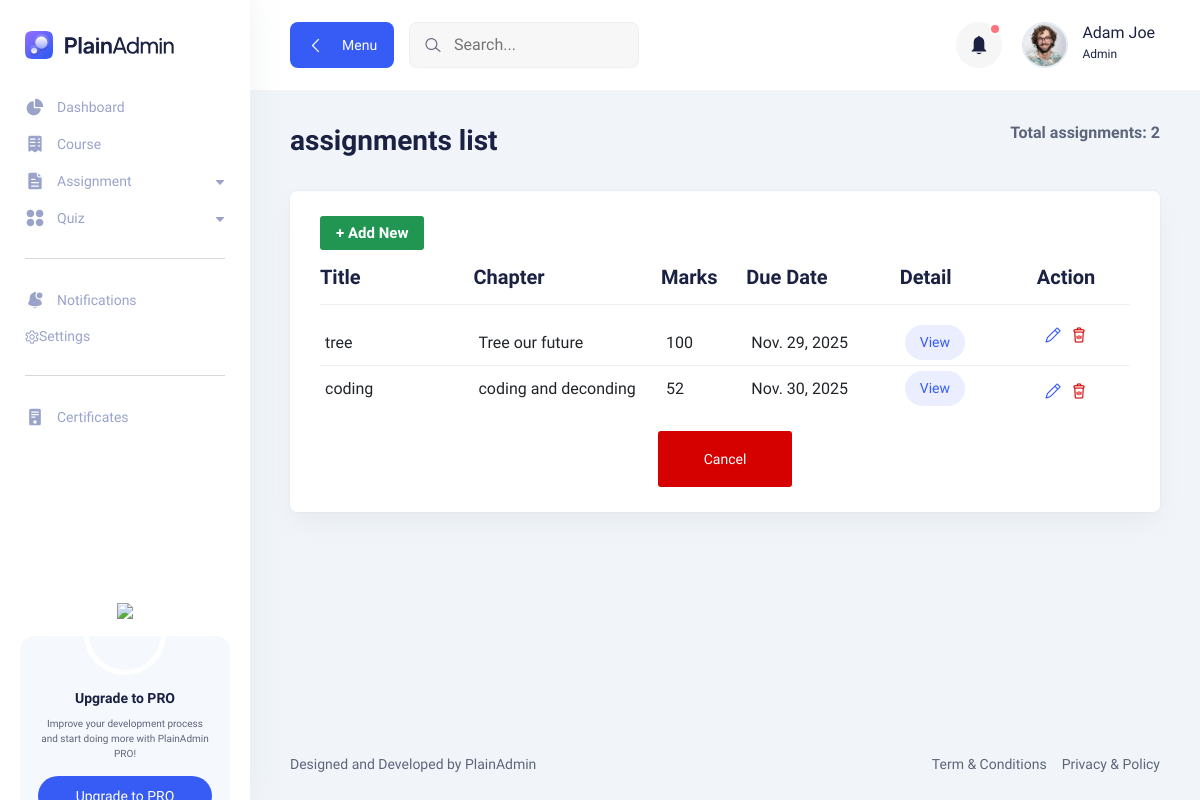
/assignments/, run on the app's committed database.
### learning_hub_app/models.py (models this page shows, shortened)
class Assignment(models.Model):
    chapter = models.ForeignKey('Chapter',on_delete=models.CASCADE,related_name='assignments')
    title = models.CharField(max_length=100)
    description = models.TextField(blank=True,null=True)
    due_date = models.DateField(null=True,blank=True)
    marks = models.PositiveBigIntegerField(default=0)
    file = models.FileField(upload_to='assignments/',blank=True,null=True)

class Chapter(models.Model):
    subject = models.ForeignKey('Subject', on_delete=models.CASCADE, related_name='chapters')
    title = models.CharField(max_length=100)
    number = models.PositiveBigIntegerField(help_text="Chapter order number")
    description = models.TextField(blank=True, null=True)
    content = models.TextField(blank=True, null=True)
    class Meta :
        ordering = ['number']

### learning_hub_app/views.py (the view)
# urls.py: path("assignments/",  assignment_list, name='assignment_list'),
def assignment_list(request):
    assignments = Assignment.objects.select_related('chapter').all()
    return render(request,'assignments/assignments_list.html',{'assignments': assignments})

### learning_hub_app/templates/assignments/assignments_list.html
{% extends 'assignments/basefile.html' %}
{% block body %}
<section class="table-components">
  <div class="container-fluid">
    <div class="title-wrapper pt-30">
      <div class="row align-items-center">
        <div class="col-md-6">
          <div class="title">
            <h2>assignments list</h2>
          </div>
        </div>
        <div class="col-md-6">
          <div class="breadcrumb-wrapper">
            <nav aria-label="breadcrumb">
              <ol class="breadcrumb">
                <p class="total" style="margin: 0; font-weight: bold;">
                  Total assignments: {{ assignments|length }}
                </p>
              </ol>
            </nav>
          </div>
        </div>
      </div>
    </div>
    <div class="tables-wrapper">
      <div class="row">
        <div class="col-lg-12">
          <div class="card-style mb-30">
            <div style="display:flex; gap:260px;">
              <a href="{% url 'add_assignment' %}"
                 class="main-btn success-btn btn-hover"
                 style="font-size: 15px; font-weight: 600; padding: 4px 15px;">
                 + Add New
              </a>
            </div>
            <div class="table-wrapper table-responsive">
              <table class="table">
                <thead>
                  <tr>
                    <th style="width:18%;">
                      <h4>Title</h4>
                    </th>
                    <th style="width:22%;">
                      <h4>Chapter</h4>
                    </th>
                    <th style="width:10%;">
                      <h4>Marks</h4>
                    </th>
                    <th style="width:18%;">
                      <h4>Due Date</h4>
                    </th>
                    <th style="width:12%;">
                      <h4>Detail</h4>
                    </th>
                    <th style="width:15%; text-align:center;">
                      <h4>Action</h4>
                    </th>
                  </tr>
                </thead>
                <tbody>
                  {% for a in assignments %}
                  <tr>
                    <td class="min-width" style="width:18%;">{{ a.title }}</td>
                    <td class="min-width" style="width:22%;">{{ a.chapter.title }}</td>
                    <td class="min-width" style="width:10%;">{{ a.marks }}</td>
                    <td class="min-width" style="width:18%;">
                      {{ a.due_date|date:"M. d, Y" }}
                    </td>
                    <td class="min-width" style="width:12%;">
                      <a href="{% url 'assignmet_detail' a.id %}" class="status-btn active-btn">View</a>
                    </td>
                    <td style="width:15%; text-align:center;">
                      <div class="action" style="display:flex; gap:10px; justify-content:center;">
                        <a href="{% url 'update_assignment' a.id %}" class="text-primary">
                          <i class="lni lni-pencil"></i>
                        </a>
                        <a href="{% url 'delete_assignment' a.id %}" class="text-danger"
                           onclick="return confirm('Are you sure you want to delete this assignment?');">
                          <i class="lni lni-trash-can"></i>
                        </a>
                      </div>
                    </td>
                  </tr>
                  {% empty %}
                  <tr>
                    <td colspan="6">No assignments available.</td>
                  </tr>
                  {% endfor %}
                </tbody>
              </table>
              <div class="d-flex justify-content-center mt-4">
                <a href="{% url 'assignment_list' %}" class="main-btn danger-btn btn-hover">
                  Cancel
                </a>
              </div>
            </div>
          </div>
        </div>
      </div>
    </div>
  </div>
</section>
{% endblock %}

### static/assets/css/fullcalendar.css (style rules this page uses)
:root { --fc-daygrid-event-dot-width:8px;--fc-list-event-dot-width:10px;--fc-list-event-hover-bg-color:#f5f5f5 }

### data on the page
Assignment: title "tree", chapter "Tree our future", marks "100", due_date "Nov. 29, 2025"
Assignment: title "coding", chapter "coding and deconding", marks "52", due_date "Nov. 30, 2025"

### other printed values
{{ assignments|length }} "2"
